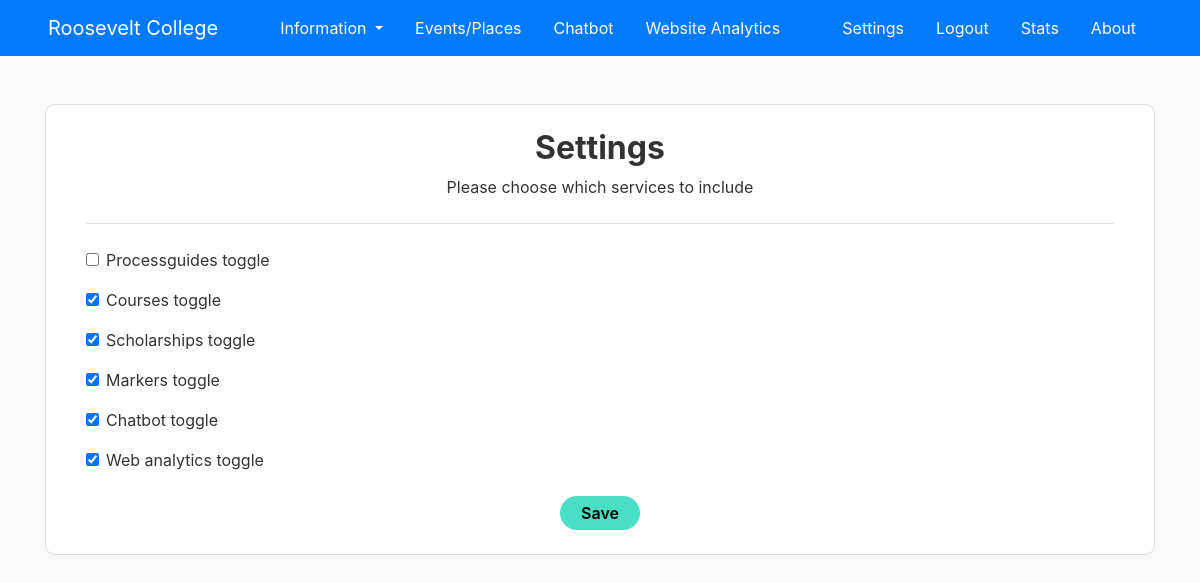
Page /2/update (signed in) on the earlier database version.
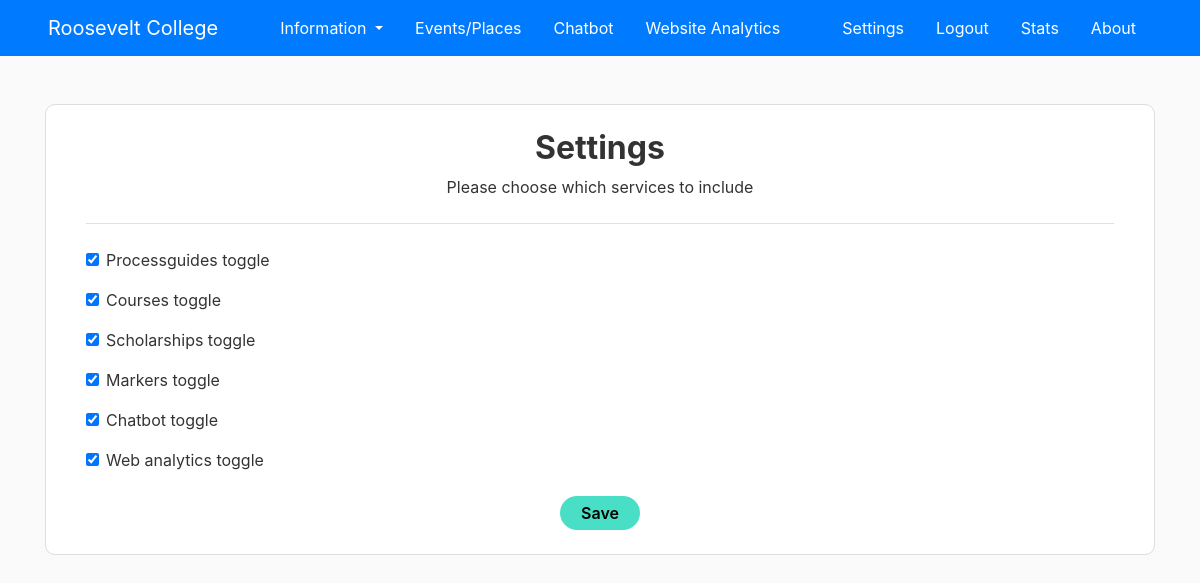
Same page on the later database version.
### main/models.py (models this page shows, shortened)
class Toggles(models.Model):
    school_name = models.CharField(max_length=40)
    info_toggle = models.BooleanField(default=False)
    processguides_toggle = models.BooleanField(default=False)
    scholarships_toggle = models.BooleanField(default=False)
    courses_toggle = models.BooleanField(default=False)
    markers_toggle = models.BooleanField(default=False)
    chatbot_toggle = models.BooleanField(default=False)
    web_analytics_toggle = models.BooleanField(default=False)

### main/views.py (the view)
# urls.py: path('<pk>/update', login_required(main_views.SettingsUpdateView.as_view()), name='settings'),
class SettingsUpdateView(UpdateView):
	model = Toggles
	fields = ['processguides_toggle', 'courses_toggle', 'scholarships_toggle', 'markers_toggle', 'chatbot_toggle', 'web_analytics_toggle']
	success_url = "/"
	def get_context_data(self, **kwargs):
		context = super().get_context_data(**kwargs)
		context['title'] = 'Settings'
		context['toggles'] = Toggles.objects.get(school_name="Roosevelt College Marikina")
		return context

### main/templates/main/toggles_form.html (shortened to what this page needs)
{% extends "main/base.html" %}
{% load crispy_forms_tags %}
{% block content %}
<div class="container">
	<div class="infoform">
        <form method="POST">
            <div class="border-bottom pb-4 d-flex align-items-center flex-column">
                <h2 class="pb-2"><b>Settings</b></h2>
                <div>Please choose which services to include</div>
            </div>
			<div class="pt-4">{{ form | crispy }} </div>
            <div class="mt-4 d-flex justify-content-center">
                <input type="submit" value="Save" class="btn add-btn">
            </div>
        </form>
    </div>
</div>
{% endblock %}

Differences in the rows shown:
changed Toggles: processguides_toggle "☐" → "☑"
